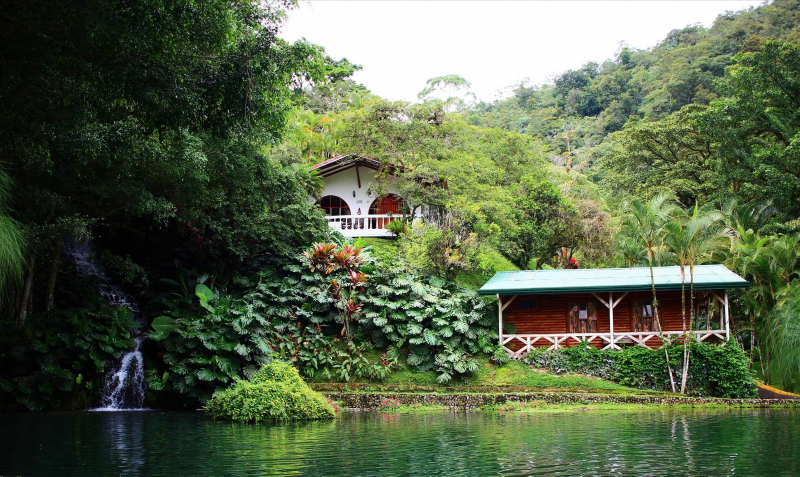
#> input picture .research/raw/arch/images__jkit__images__136-full.jpg, 1600 x 953 px, found by its file name (shown at 1/2 size)
$ python build_assets.py
#> lines starting #> are read from the running program, lines starting #| are printed output that depends on the picture
"""
Río Perlas — asset pipeline.

Takes the authentic photography recovered from the official site (rio-perlas.com /
hotelrioperlas.cr, via the Internet Archive) and produces a clean, semantically named
and responsive WebP set under public/images, plus a TypeScript manifest with the
intrinsic dimensions of every asset (so the layout never jumps).

Run:  python .research/build_assets.py
"""
import json, os, shutil
from PIL import Image, ImageEnhance

ROOT = r"C:\Users\USUARIO\Desktop\Rio Perlas"
RAW = os.path.join(ROOT, ".research", "raw")
OUT = os.path.join(ROOT, "public", "images")
MANIFEST_TS = os.path.join(ROOT, "src", "content", "imageManifest.ts")

WIDTHS = [480, 800, 1200, 1800, 2400]

# name -> (source file, alt text)
ASSETS = {
    # ---- Hero -------------------------------------------------------------
    "hero/resort-lake": ("arch/images__jkit__images__136-full.jpg", "Lago con cascada natural y cabañas de Río Perlas"),
    "hero/thermal-waterfall": ("arch/images__jkit__images__13-full.jpg", "Cascada de agua termal entre rocas y vegetación"),
    "hero/thermal-pool": ("arch/images__jkit__images__21-full.jpg", "Piscina termal con camastros junto al jardín"),
    "hero/garden-pavilion": ("arch/images__jkit__images__135-full.jpg", "Pabellón del resort rodeado de gardens tropicales"),
    "hero/cabin-porch": ("arch/images__jkit__images__137-full.jpg", "Porche de madera de una cabaña con vista al jardín"),
    "hero/forest-path": ("arch/images__jkit__items__29-full.jpg", "Sendero de selva tropical dentro del resort"),
    "hero/thermal-swim": ("arch/images__jkit__items__27-full.jpg", "Piscina termal natural con rocas y borde de piedra"),
    # ---- Resort -----------------------------------------------------------
    "resort/pool-pavilion": ("pages/resort.jpg", "Piscina principal con gazebo y villas del resort"),
    "resort/entrance": ("gallery/gal-20.jpg", "Entrada de Río Perlas con el letrero del resort"),
    "resort/garden": ("gallery/gal-31.jpg", "Jardín con setos y villas de estilo colonial"),
    "resort/veranda": ("gallery/gal-38.jpg", "Veranda con arcos y puertas de madera"),
    "resort/sculpture": ("gallery/gal-46.jpg", "Escultura de piedra en los jardines del resort"),
    "resort/temple": ("gallery/gal-48.jpg", "Templo de piedra y jardín con flores del resort"),
    "resort/buddha": ("gallery/gal-49.jpg", "Estatua tallada en piedra entre la vegetación"),
    "resort/lake-view": ("gallery/gal-43.jpg", "Vista del lago, la cascada y las cabañas del resort"),
    # ---- Thermal ----------------------------------------------------------
    "thermal/waterfall": ("gallery/gal-04.jpg", "Cascada termal que fluye entre las rocas"),
    "thermal/hot-pool": ("gallery/gal-43.jpg", "Piscina termal con borde de roca y cascada"),
    "thermal/cave": ("gallery/gal-32.jpg", "Interior de la gruta termal con luz natural"),
    "thermal/loungers": ("pages/resort.jpg", "Piscina con camastros y palmeras del resort"),
    "thermal/swim": ("arch/images__jkit__items__27-full.jpg", "Baño en la piscina termal natural del resort"),
    # ---- Rooms ------------------------------------------------------------
    "rooms/master-suite": ("rooms/master.jpg", "Master Suite con cama king y ventana en arco"),
    "rooms/mountain-view-suite": ("rooms/mountain-view.jpg", "Balcón de la Mountain View Suite con vista a las palmeras"),
    "rooms/wood-cabin": ("rooms/wood-cabin.jpg", "Cabaña de madera con camas dobles y techo de madera"),
    "rooms/cabins-aerial": ("official/of-08.jpg", "Cabañas de madera del resort vistas desde el jardín"),
    "rooms/cabin-bathroom": ("official/of-09.jpg", "Baño de la cabaña con cubierta de madera y espejo"),
    "rooms/superior-room": ("official/of-05.jpg", "Habitación Superior con cama doble y ventana al jardín"),
    "rooms/superior-lounge": ("gallery/gal-18.jpg", "Sala de estar de la Habitación Superior con sillones de mimbre"),
    "rooms/standard-room": ("official/of-06.jpg", "Habitación estándar con cama doble y lámpara de lectura"),
    "rooms/honeymoon-suite": ("gallery/gal-19.jpg", "Mesa preparada para dos en la terraza de la Honeymoon Suite"),
    "rooms/villa-suite": ("official/of-03.jpg", "Villa con arcos y jardín tropical del resort"),
    "rooms/suite-lounge": ("official/of-07.jpg", "Sala con arcos, plantas y luz natural de una suite"),
    "rooms/terrace-suite": ("official/of-04.jpg", "Terraza de la suite con vista a la piscina del resort"),
    "rooms/terrace-palms": ("official/of-01.jpg", "Terraza con palmeras y jardín del resort"),
    # ---- Spa --------------------------------------------------------------
    "spa/treatment-room": ("facilities/spa-tratamientos.jpg", "Sala de tratamiento de spa con camilla y vista tropical"),
    "spa/massage": ("gallery/gal-34.jpg", "Tratamiento de masaje en la sala de spa"),
    "spa/garden-room": ("gallery/gal-38.jpg", "Galería cubierta con arcos que conecta los jardines"),
    # ---- Dining -----------------------------------------------------------
    "dining/taberna": ("gallery/gal-44.jpg", "Entrada de La Taberna del Capitán con columnas y arcos"),
    "dining/lake-view": ("gallery/gal-42.jpg", "Terraza del restaurante con vista a los jardines"),
    "dining/table-setting": ("gallery/gal-19.jpg", "Mesa preparada en la sala del restaurante con vista al jardín"),
    "dining/veranda-dining": ("gallery/gal-38.jpg", "Veranda del resort con mesas y arcos"),
    # ---- Events -----------------------------------------------------------
    "events/ceremony": ("pages/eventos.jpg", "Pareja de novios durante la ceremonia en los jardines"),
    "events/couple": ("gallery/gal-29.jpg", "Pareja de novios entre la vegetación del resort"),
    "events/chapel": ("official/of-03.jpg", "Iglesia del resort con arcos coloniales y jardín"),
    "events/reception": ("pages/eventos.jpg", "Celebración de boda junto al agua en el resort"),
    # ---- Experiences ------------------------------------------------------
    "exp/trail-waterfall": ("gallery/gal-45.jpg", "Sendero del resort que llega a la cascada"),
    "exp/forest": ("arch/images__jkit__items__29-full.jpg", "Sendero de selva con raíces y helechos"),
    "exp/quetzal": ("gallery/gal-33.jpg", "Quetzal macho descansando en un tronco en el bosque del resort"),
    "exp/bridge": ("gallery/gal-04.jpg", "Puente de madera sobre la quebrada termal"),
    "exp/terrace-garden": ("official/of-01.jpg", "Senderismo entre palmeras y gardens del resort"),
    # ---- Gallery ----------------------------------------------------------
    "gallery/pool-garden": ("arch/images__jkit__images__21-full.jpg", "Piscina termal con camastros y vegetación"),
    "gallery/temple-garden": ("gallery/gal-48.jpg", "Jardín con templo de piedra"),
    "gallery/veranda": ("gallery/gal-38.jpg", "Veranda blanca con puertas de madera"),
    "gallery/thermal-pool": ("arch/images__jkit__images__21-full.jpg", "Piscina termal con camastros"),
    "gallery/sculpture": ("gallery/gal-49.jpg", "Estatua tallada en piedra"),
}


def find_source(rel):
    for base in (RAW,):
        p = os.path.join(base, rel.replace("/", os.sep))
        if os.path.exists(p):
            return p
    return None


def main():
    if os.path.exists(OUT):
        for d in os.listdir(OUT):
            p = os.path.join(OUT, d)
            if os.path.isdir(p) and d != "brand":
                shutil.rmtree(p)
            elif os.path.isfile(p) and d not in ("brand",):
                os.remove(p)
    for d in ("brand",):
        os.makedirs(os.path.join(OUT, d), exist_ok=True)

    manifest = {}
    missing = []

    for name, (rel, alt) in ASSETS.items():
        src = find_source(rel)
        if not src:
            missing.append((name, rel))
            continue
        im = Image.open(src).convert("RGB")
#> im is the input picture: PIL image 1600x953 RGB; mean R, G, B 87.5, 100.9, 72.6
        # Slight, gentle grade: reduce the oversaturated greens of the raw files and
        # add a touch of contrast so the photographs sit together as one library.
        im = ImageEnhance.Color(im).enhance(0.88)
        im = ImageEnhance.Contrast(im).enhance(1.04)
        im = ImageEnhance.Brightness(im).enhance(0.99)

        folder = os.path.dirname(name)
        os.makedirs(os.path.join(OUT, folder), exist_ok=True)
        base = os.path.basename(name)

        widths = []
        for w in WIDTHS:
            if w > im.width * 1.02:
                break
            resized = im if w == im.width else im.resize((w, round(im.height * w / im.width)), Image.LANCZOS)
            out = os.path.join(OUT, folder, f"{base}-{w}.webp")
            resized.save(out, "WEBP", quality=82, method=6)
            widths.append(w)
#> this loop made 4 passes
#> pass 1, in main, `resized = im if w == im.width else im.resize((w, round(im.height * w /..`:
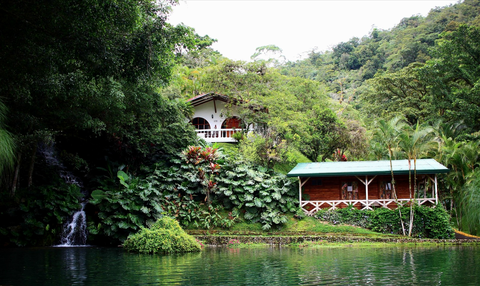
#> resized: PIL image 480x286 RGB; mean R, G, B 85.5, 97.5, 72
#> pass 2, in main, `resized = im if w == im.width else im.resize((w, round(im.height * w /..`:
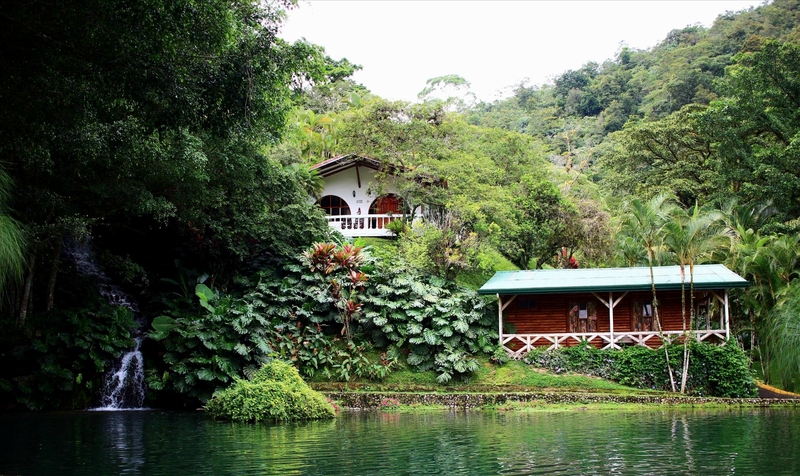
#> resized: PIL image 800x476 RGB; mean R, G, B 85.5, 97.5, 72
#> after the loop, widths = [480, 800, 1200]
        if not widths:
            w = im.width
            im.save(os.path.join(OUT, folder, f"{base}-{w}.webp"), "WEBP", quality=84, method=6)
            widths.append(w)

        manifest[name] = {
            "alt": alt,
            "width": im.width,
            "height": im.height,
            "widths": widths,
        }
        print("ok", name, im.size, widths)
#| ok hero/resort-lake (1600, 953) [480, 800, 1200]
#> pass 2 of the loop in main, `for name, (rel, alt) in ASSETS.items():`:
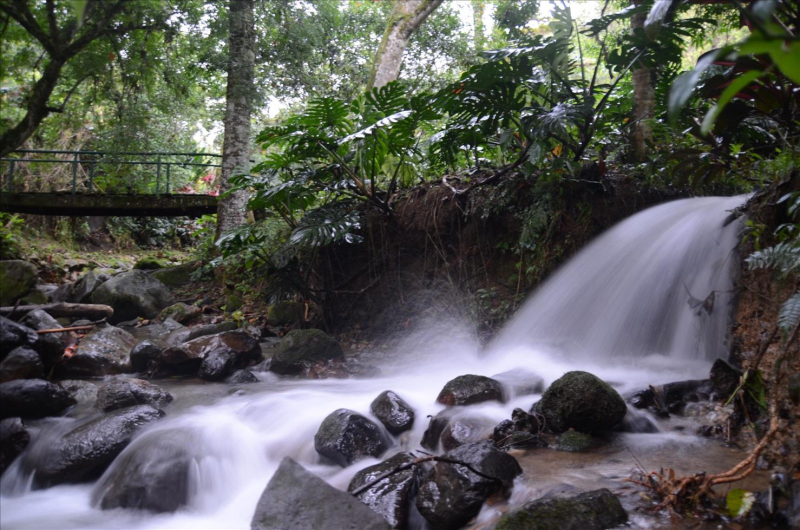
#> input picture .research/raw/arch/images__jkit__images__13-full.jpg, 1600 x 1060 px, found by its file name (shown at 1/2 size)
#> in main, im is the input picture: PIL image 1600x1060 RGB; mean R, G, B 86.4, 87.3, 84.7
#> the loop in main, `for w in WIDTHS:` made 4 passes
#> pass 1, in main, `resized = im if w == im.width else im.resize((w, round(im.height * w /..`:
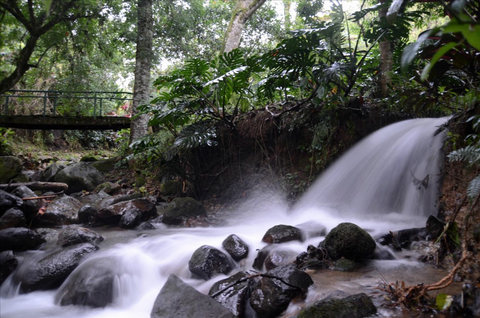
#> resized: PIL image 480x318 RGB; mean R, G, B 84.1, 85, 82.5
#> pass 2, in main, `resized = im if w == im.width else im.resize((w, round(im.height * w /..`:
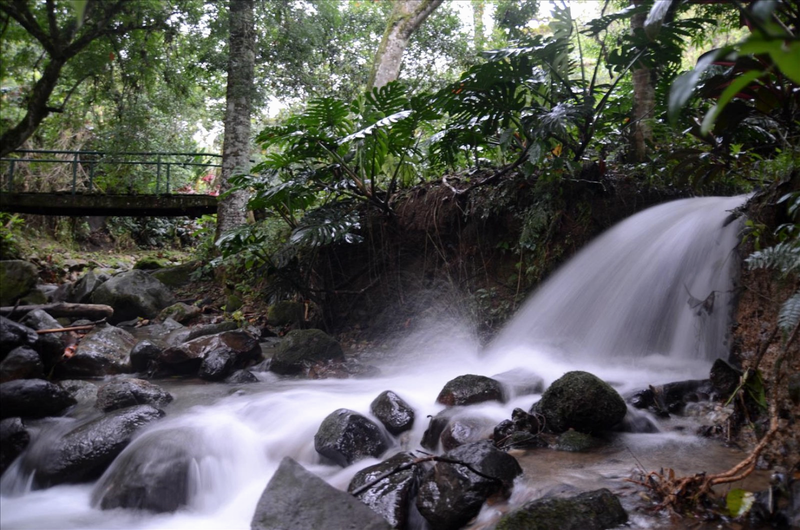
#> resized: PIL image 800x530 RGB; mean R, G, B 84.1, 85, 82.5
#| ok hero/thermal-waterfall (1600, 1060) [480, 800, 1200]
#> pass 3 of the loop in main, `for name, (rel, alt) in ASSETS.items():`:
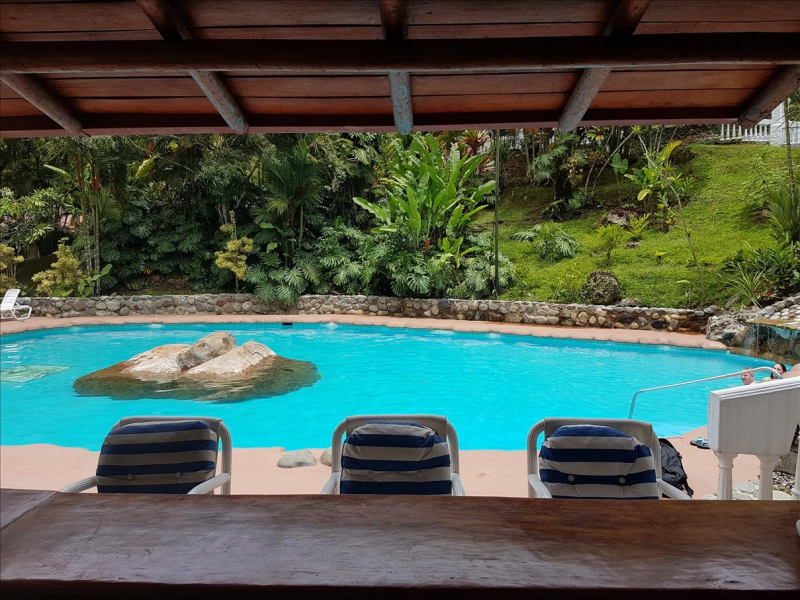
#> input picture .research/raw/arch/images__jkit__images__21-full.jpg, 1600 x 1200 px, found by its file name (shown at 1/2 size)
#> in main, im is the input picture: PIL image 1600x1200 RGB; mean R, G, B 76, 91.3, 79.3
#> the loop in main, `for w in WIDTHS:` made 4 passes
#> pass 1, in main, `resized = im if w == im.width else im.resize((w, round(im.height * w /..`:
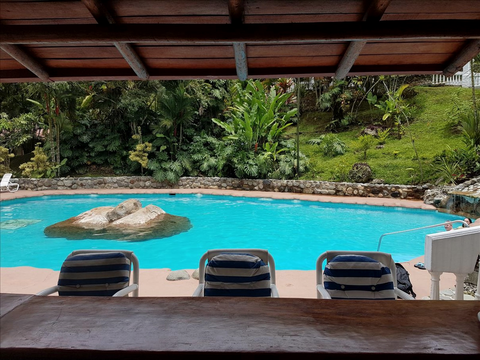
#> resized: PIL image 480x360 RGB; mean R, G, B 74.5, 88.6, 77.7
#| ok hero/thermal-pool (1600, 1200) [480, 800, 1200]
#> the loop made 54 passes; the first 3 are shown

    # ---- Brand ------------------------------------------------------------
    brand = os.path.join(ROOT, ".research", "logo_orig.bin")
    logo_src = os.path.join(ROOT, ".research", "logo_preview.jpg")
    # The official transparent wordmark is already in public/images/brand (kept as-is).

    # favicon sizes derived from the official mark
    fav = os.path.join(OUT, "brand", "favicon.png")
    if os.path.exists(fav):
        f = Image.open(fav).convert("RGBA")
        for s in (16, 32, 48, 180):
            g = f.resize((s, s), Image.LANCZOS)
            name = "apple-touch-icon.png" if s == 180 else f"favicon-{s}.png"
            g.save(os.path.join(OUT, "brand", name))

    og_src = os.path.join(RAW, "arch", "images__jkit__images__136-full.jpg")
    if os.path.exists(og_src):
        os.makedirs(os.path.join(OUT, "og"), exist_ok=True)
        o = Image.open(og_src).convert("RGB")
        o = ImageEnhance.Color(o).enhance(0.88)
        o = o.resize((1200, 630), Image.LANCZOS)
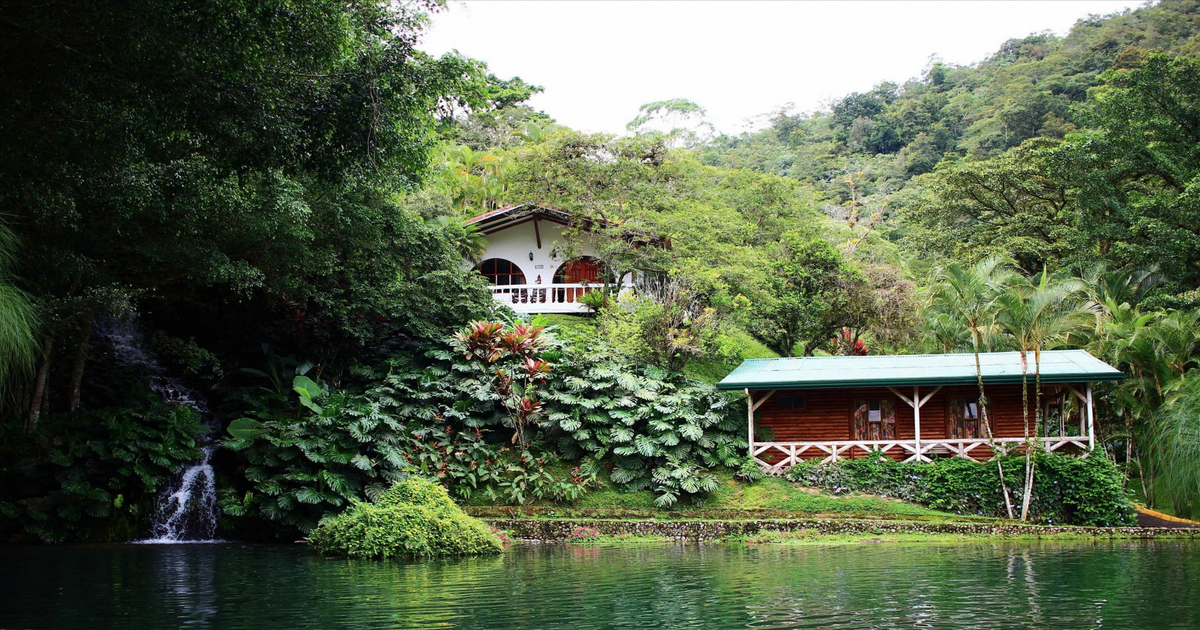
#> o: PIL image 1200x630 RGB; mean R, G, B 87.8, 99.6, 74.7
        o.save(os.path.join(OUT, "og", "og-image.jpg"), "JPEG", quality=86)

    with open(MANIFEST_TS, "w", encoding="utf-8") as f:
        f.write("// AUTO-GENERATED by .research/build_assets.py — do not edit by hand.\n")
        f.write("export type ImageAsset = {\n  alt: string\n  width: number\n  height: number\n  widths: number[]\n}\n\n")
        f.write("export const imageManifest: Record<string, ImageAsset> = ")
        f.write(json.dumps(manifest, indent=2, ensure_ascii=False))
        f.write("\n")

    if missing:
        print("\nMISSING SOURCES:")
        for m in missing:
            print("  ", m)

    print(f"\n{len(manifest)} assets written.")
#| 6 assets written.


if __name__ == "__main__":
    main()
